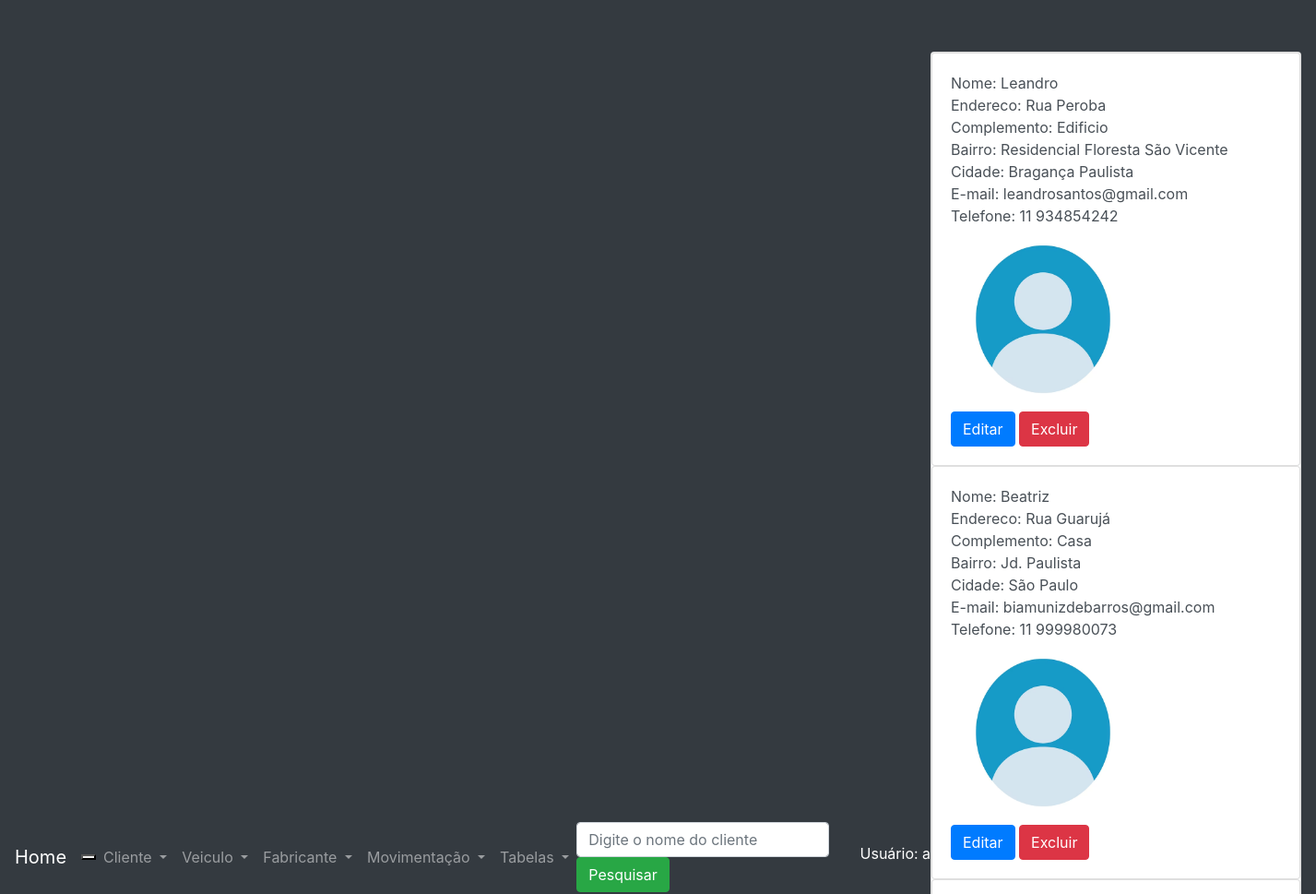
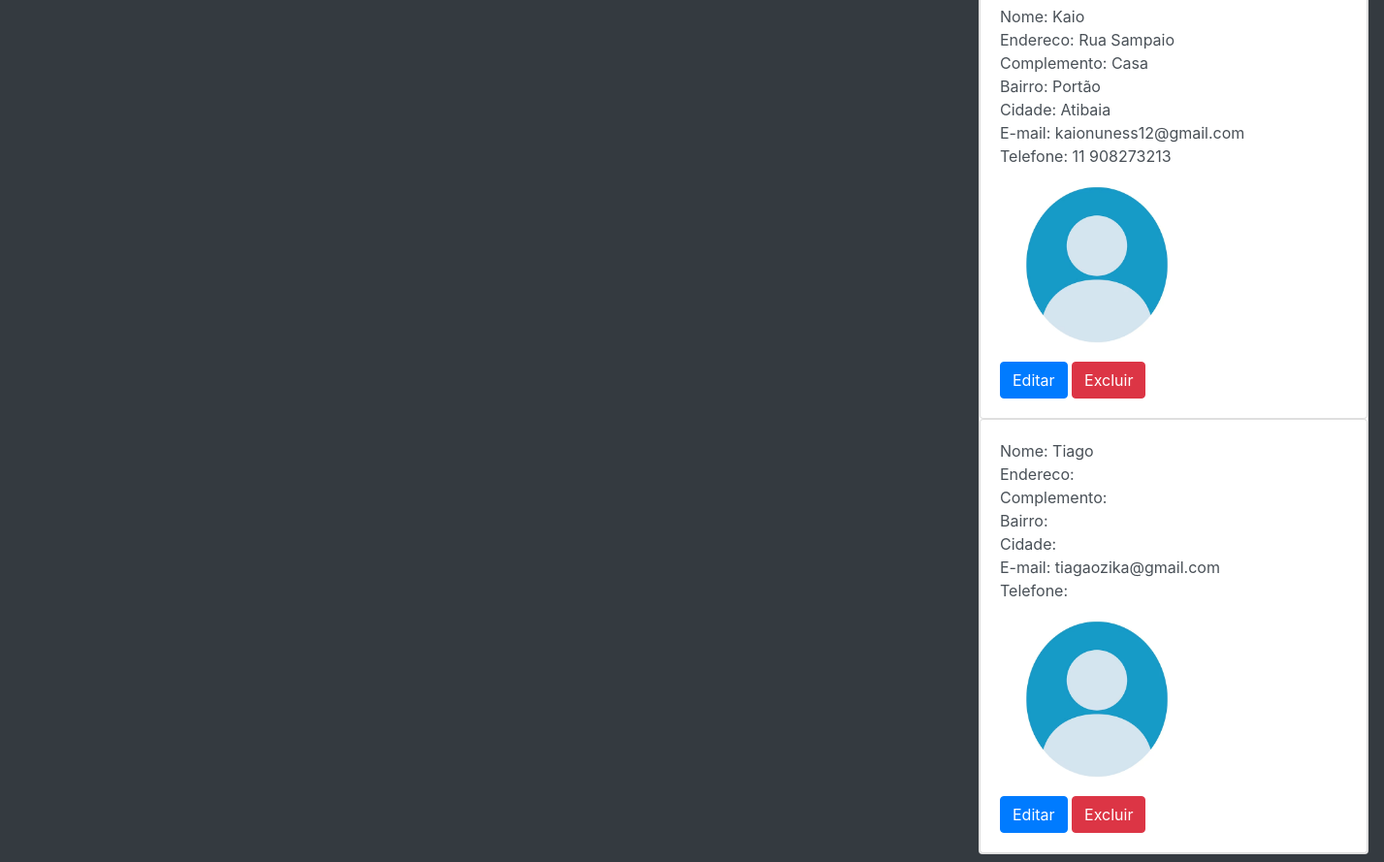
Page /listagem_cliente/ (signed in) on the committed database (2 pictures, top to bottom).
### core/models.py (models this page shows, shortened)
class Cliente(models.Model):
    nome = models.CharField(max_length=100, verbose_name='Nome')
    endereco = models.CharField(max_length=100, blank=True, null=True, verbose_name='Endereço')
    complemento = models.CharField(max_length=100, blank=True, null=True, verbose_name='Complemento')
    bairro = models.CharField(max_length=50, blank=True, null=True, verbose_name='Bairro')
    cidade = models.CharField(max_length=100, blank=True, null=True, verbose_name='Cidade')
    email = models.EmailField(verbose_name='Email')
    fone = models.CharField(max_length=20, blank=True, null=True, verbose_name='Telefone')
    foto = models.ImageField(upload_to='foto_cliente', blank=True, null=True, verbose_name='')
    class Meta:
        verbose_name_plural = 'Clientes'

### core/views.py (the view)
# urls.py: path('listagem_cliente/', listagem_cliente, name='url_listagem_cliente'),
@login_required
def listagem_cliente(request):
    if request.POST and request.POST['input_pesquisa']:
        dados = Cliente.objects.filter(nome__contains=request.POST['input_pesquisa'])
    else:
        dados = Cliente.objects.all()
    contexto = {'dados': dados, 'txt': 'Digite o nome do cliente', 'listagem':True}
    return render(request, 'core/listagem_cliente.html', contexto)

### core/templates/core/listagem_cliente.html (shortened to what this page needs)
{% extends 'base.html' %}
{% load static %}
{% block main %}
<div class="container-fluid">
    <div class="row">
        <ul class="card list-group">
            {% for i in dados %}
            <li class="card list-group-item-action" style="width:400px">
                <div class="card-body">
                    Nome: {{ i.nome }}<br>
                    Endereco: {% if i.endereco %} {{ i.endereco }} {% endif %}<br>
                    Complemento: {% if i.complemento %} {{ i.complemento }} {% endif %}<br>
                    Bairro: {% if i.bairro %} {{ i.bairro }} {% endif %}<br>
                    Cidade: {% if i.cidade %} {{ i.cidade }} {% endif %}<br>
                    E-mail: {{ i.email }}<br>
                    Telefone: {% if i.fone %} {{ i.fone }} {% endif %}<br>
                    {% if i.foto %}
                    <img src="{{ i.foto.url }}" width="200"><br>
                    {% else %}
                    <img src="{% static 'perfil_generico.png'%}" width="200"><br>
                    {% endif %}
                    <a href="{% url 'url_atualiza_cliente' i.id %}" class="btn btn-primary">Editar</a>
                    <a href="{% url 'url_exclui_cliente' i.id %}" class="btn btn-danger">Excluir</a>
                </div>
            </li>
            {% endfor %}
        </ul>
    </div>
</div>
</div>
{% endblock %}

### templates/base.html (shortened to what this page needs)
<!DOCTYPE html>
<html lang="pt-br">
<head>
    {% load static %}
    <link rel="stylesheet" href="https://cdn.jsdelivr.net/npm/bootstrap@4.6.2/dist/css/bootstrap.min.css">
</head>
<body class="bg-dark">
<div class="container-fluid pt bg-dark text-white">
    <div class="row">
        <nav class="navbar col-12 shadow-lg navbar-expand-sm text-white navbar-dark">
            <a class="navbar-brand" href="/">Home</a>
            <button class="nav-toggler" type="button" data-toggle="collapse" data-target="collapsibleNavbar">
            </button>
            <div class="collapse navbar-collapse flex justify-content-between" id="collapsibleNavbar">
                <ul class="navbar-nav">
                    <li class="nav-item dropdown">
                        <a class="nav-link dropdown-toggle" href="#" id="cliente" data-toggle="dropdown">
                            Cliente
                        </a>
                    </li>
                    <li class="nav-item dropdown">
                        <a class="nav-link dropdown-toggle" href="#" id="veiculo" data-toggle="dropdown">
                            Veiculo
                        </a>
                    </li>
                    <li class="nav-item dropdown">
                        <a class="nav-link dropdown-toggle" href="#" id="fabricante" data-toggle="dropdown">
                            Fabricante
                        </a>
                    </li>
                    <li class="nav-item dropdown">
                        <a class="nav-link dropdown-toggle" href="#" id="movimentacao" data-toggle="dropdown">
                            Movimentação
                        </a>
                    </li>
                    <li class="nav-item dropdown">
                        <a class="nav-link dropdown-toggle" href="#" id="tabela" data-toggle="dropdown">
                            Tabelas
                        </a>
                    </li>
                </ul>
                {% if listagem %}
                <form class="form-inline" align="right" method="post">
                    <input class="form-control mr-sm-2" name="input_pesquisa" type="text" placeholder="{{ txt }}">
                    <button class="btn btn-success" type="submit">Pesquisar</button>
                </form>
                {% endif %}
                <div class="col-3 pt-3 text-white" align="right">
                    {% if user.get_username %}
                    Usuário: {{ user.get_username }} (
                    <a href
                               ="/accounts/logout">logout</a> | <a href="/admin">admin</a>)
                    {% else %}
                    Usuário não autenticado ( <a href="/accounts/login/">login</a> | <a href="/accounts/registrar">registrar</a>)
                    {% endif %}
                </div>
        </div>
        <div class="row ">
        <div class="col pt-5">
            {% block main %}
            {% endblock %}
        </div>
    </div>
    </div>
</body>
</html>

### rows in the picture
Cliente: nome "Leandro", endereco "Rua Peroba", complemento "Edificio", bairro "Residencial Floresta São Vicente", cidade "Bragança Paulista", email "leandrosantos@gmail.com", fone "11 934854242"
Cliente: nome "Beatriz", endereco "Rua Guarujá", complemento "Casa", bairro "Jd. Paulista", cidade "São Paulo", email "biamunizdebarros@gmail.com", fone "11 999980073"
Cliente: nome "Kaio", endereco "Rua Sampaio", complemento "Casa", bairro "Portão", cidade "Atibaia", email "kaionuness12@gmail.com", fone "11 908273213"
Cliente: nome "Tiago", email "tiagaozika@gmail.com"
